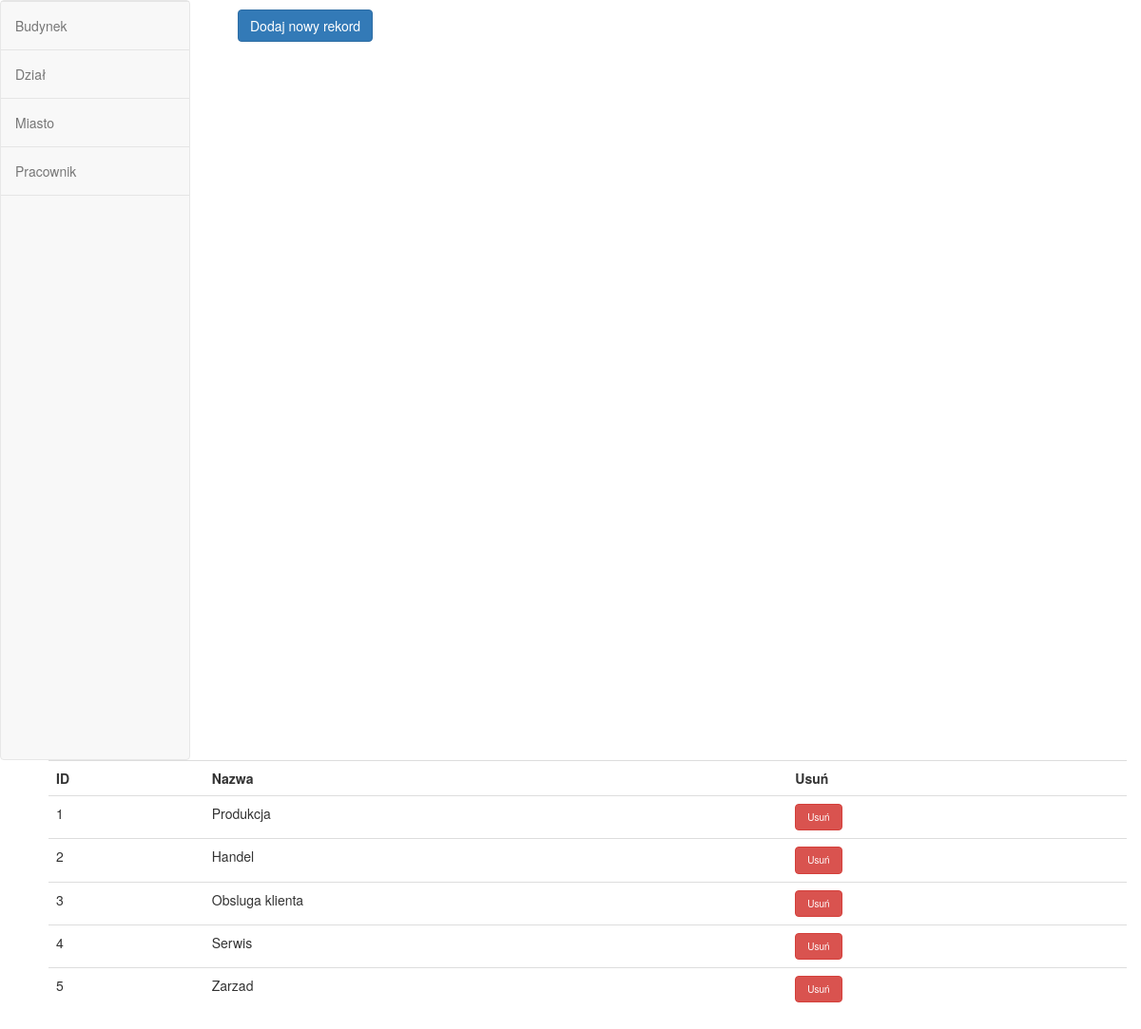
The page /dzial.php on the database its author committed.
### tables this page shows
CREATE TABLE `dzial` (
  `idDzial` int(11) NOT NULL AUTO_INCREMENT,
  `Nazwa` varchar(45) DEFAULT NULL,
  PRIMARY KEY (`idDzial`)
);

### dzial.php (the view, shortened to what this page needs)
<!DOCTYPE html>
<html>
<head>
	<link rel="stylesheet"  href="style.css">
 	<link rel="stylesheet" href="bootstrap.min.css">
</head>
<body>
<nav class="navbar navbar-default sidebar" role="navigation">
    <div class="container-fluid">
    <div class="collapse navbar-collapse" id="bs-sidebar-navbar-collapse-1">
      <ul class="nav navbar-nav">
        <li ><a href="budynek.php">Budynek<span style="font-size:16px;" class="pull-right hidden-xs showopacity glyphicon "></span></a></li>
        <li ><a href="dzial.php">Dział<span style="font-size:16px;" class="pull-right hidden-xs showopacity glyphicon "></span></a></li>
        <li ><a href="miasto.php">Miasto<span style="font-size:16px;" class="pull-right hidden-xs showopacity glyphicon "></span></a></li>
        <li ><a href="pracownik.php">Pracownik<span style="font-size:16px;" class="pull-right hidden-xs showopacity glyphicon "></span></a></li>
      </ul>
    </div>
  </div>
</nav>
<a href="dodaj/dodajdzial.php" type="button" class="btn btn-primary">Dodaj nowy rekord</a>
<?php
	require_once('connect.php');
	$mysqli->query("SET NAMES 'utf8'");
	if($rezultat = $mysqli->query("SELECT * FROM dzial "))
	{
		if($rezultat->num_rows>0)
		{
			echo "<div class='container'>";
			echo "<table class='table'>";
			echo "<tr><th>ID</th><th>Nazwa</th><th>Usuń</th></tr>";
			while($wiersz = $rezultat->fetch_object())
			{
				echo "<tr>";
					echo "<td>".$wiersz->idDzial."</td>";
					echo "<td>".$wiersz->Nazwa."</td>";
					echo "<td><a type='button' class='btn btn-danger' href='usun/usundzial.php?id=".$wiersz->idDzial."'>Usuń</a></td>";
				echo "</tr>";
			}
			echo "</table>";
		}
		else
		{
			echo "Brak rekordów";
		}
	}
	else
	{
		echo "Błąd: ". $mysqli->error;
	}
?>
</body>
</html>

### style.css (style rules this page uses)
body,html { height: 100%; }
nav.sidebar, .main { -webkit-transition: margin 200ms ease-out; -moz-transition: margin 200ms ease-out; -o-transition: margin 200ms ease-out; transition: margin 200ms ease-out; }
@media (min-width: 765px) { nav.sidebar a { padding-right: 13px; } }
@media (min-width: 765px) { nav.sidebar .navbar-nav > li:first-child { border-top: 1px #e5e5e5 solid; } }
@media (min-width: 765px) { nav.sidebar .navbar-nav > li { border-bottom: 1px #e5e5e5 solid; } }
@media (min-width: 765px) { nav.sidebar .navbar-collapse, nav.sidebar .container-fluid { padding: 0 0px 0 0px; } }
@media (min-width: 765px) { nav.sidebar { width: 200px; height: 100%; margin-left: -160px; float: left; margin-bottom: 0px; } }
@media (min-width: 765px) { nav.sidebar li { width: 100%; } }

### rows shown on the page
dzial: idDzial "1", Nazwa "Produkcja"
dzial: idDzial "2", Nazwa "Handel"
dzial: idDzial "3", Nazwa "Obsluga klienta"
dzial: idDzial "4", Nazwa "Serwis"
dzial: idDzial "5", Nazwa "Zarzad"
